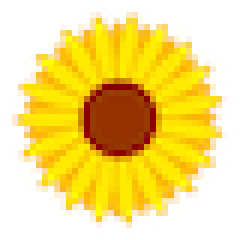
#> input picture Chapter 19/flower.png, 40 x 40 px (shown 6 times larger)
$ python customSeatingCards.py
#> lines starting #> are read from the running program, lines starting #| are printed output that depends on the picture
#> (reads Chapter 19/guests.txt from the repository)
#! python3
#  customSeatingCards.py - Create custom seating cards from a guest list with a flowery decoration.

import os
from PIL import Image
from PIL import ImageDraw
from PIL import ImageFont

def create_card(name):
#> called with name = 'Prof. Plum'
    card = Image.new('RGBA', (288, 360), 'white')
#> card: PIL image 288x360 RGBA; every value is 255
    flower = Image.open('flower.png')
#> flower is the input picture: PIL image 40x40 RGBA; mean R, G, B, A 151.2, 113.3, 1.9, 127.8
    card.paste(flower, (124, 20), flower)
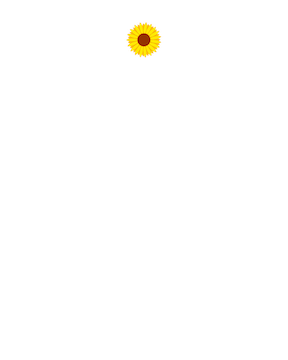
#> card: PIL image 288x360 RGBA; mean R, G, B, A 254.8, 254.5, 253.1, 254.9; transparent parts drawn white
    draw_obj = ImageDraw.Draw(card)
    draw_obj.line([(0,0), (288, 0), (288, 360), (0, 360), (0,0)], fill='black', width=2)
    fonts_folder = '/System/Library/Fonts/Supplemental'
    custom_font = ImageFont.truetype(os.path.join(fonts_folder, 'Verdana.ttf'), 32)
    draw_obj.text((20, 100), name, fill='black', font=custom_font)

    card.save(f'{name}-invite.png')
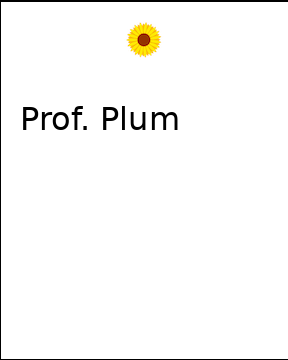
#> saved as Prof. Plum-invite.png: PIL image 288x360 RGBA; mean R, G, B, A 249.3, 248.9, 247.5, 254.9; transparent parts drawn white

guests = open('guests.txt').readlines()

for guest in guests:
    guest = guest.strip()
    create_card(guest)

print('All seating cards have been personalised and saved to the CWD - enjoy the dinner.')
